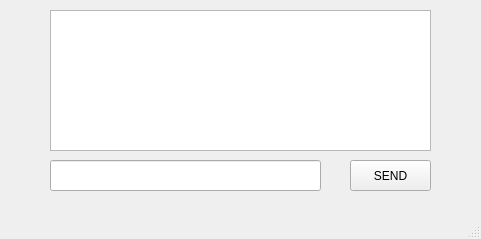
<?xml version="1.0" encoding="UTF-8"?>
<ui version="4.0">
 <class>MainWindow</class>
 <widget class="QMainWindow" name="MainWindow">
  <property name="geometry">
   <rect>
    <x>0</x>
    <y>0</y>
    <width>481</width>
    <height>239</height>
   </rect>
  </property>
  <property name="windowTitle">
   <string>MainWindow</string>
  </property>
  <widget class="QWidget" name="centralwidget">
   <widget class="QPushButton" name="sendButton">
    <property name="geometry">
     <rect>
      <x>350</x>
      <y>160</y>
      <width>81</width>
      <height>31</height>
     </rect>
    </property>
    <property name="text">
     <string>SEND</string>
    </property>
   </widget>
   <widget class="QLineEdit" name="sendEdit">
    <property name="geometry">
     <rect>
      <x>50</x>
      <y>160</y>
      <width>271</width>
      <height>31</height>
     </rect>
    </property>
   </widget>
   <widget class="QTextBrowser" name="rxBrowser">
    <property name="geometry">
     <rect>
      <x>50</x>
      <y>10</y>
      <width>381</width>
      <height>141</height>
     </rect>
    </property>
   </widget>
  </widget>
  <widget class="QMenuBar" name="menubar">
   <property name="geometry">
    <rect>
     <x>0</x>
     <y>0</y>
     <width>481</width>
     <height>17</height>
    </rect>
   </property>
  </widget>
  <widget class="QStatusBar" name="statusbar"/>
 </widget>
 <resources/>
 <connections/>
</ui>
